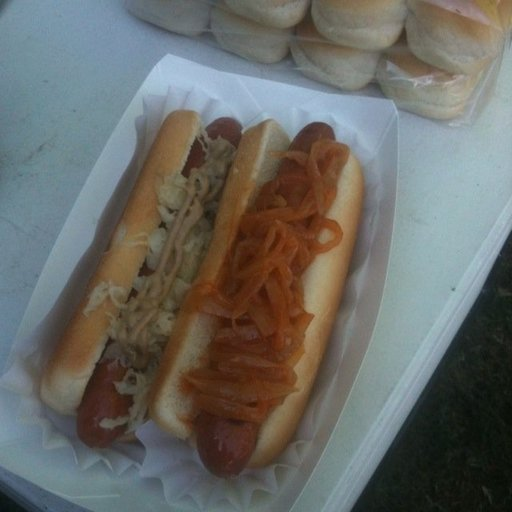
#> input picture data/seefood/train/hot_dog/1013916.jpg, 512 x 512 px, found by its file name; its folder holds only this picture in this run
$ python preproccess.py
#> lines starting #> are read from the running program, lines starting #| are printed output that depends on the picture
import pickle
import numpy as np
import matplotlib.pyplot as plt
import os
import cv2
import random

# Set the directory containing the image data
DATADIR = "/Users/bendrummond/Documents/GitHub/seefood/data/seefood/train"

# Define the image size
IMAGE_SIZE = 60

# Define the categories of images we want to look at
CATEGORIES = ["hot_dog", "not_hot_dog"]

training_data = []

def create_training_data():
    for category in CATEGORIES:
        # Get the full path of the category directory
        path = os.path.join(DATADIR, category)
        class_num = CATEGORIES.index(category)

        # Loop through each image file in the category directory
        for img in os.listdir(path):
            try:
                # Read the image file as a grayscale image array
                img_array = cv2.imread(os.path.join(path, img), cv2.IMREAD_GRAYSCALE)
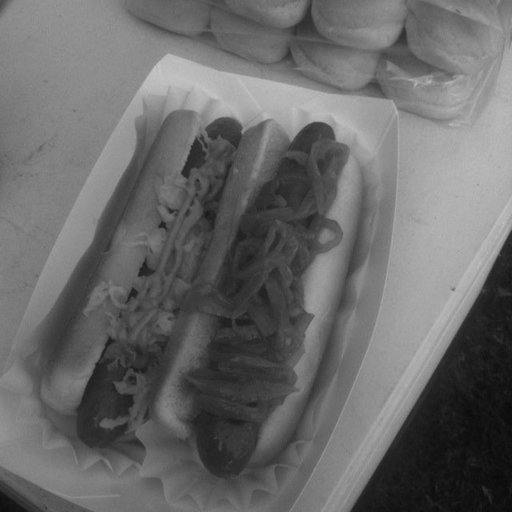
#> img_array: shape (512, 512); min 8, max 202, mean 105.3
                new_array = cv2.resize(img_array, (IMAGE_SIZE, IMAGE_SIZE))
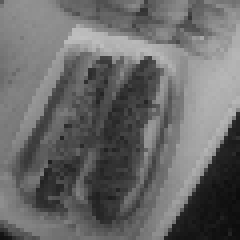
#> new_array: shape (60, 60) (shown 4 times larger); min 12, max 192, mean 105.2
                training_data.append([new_array, class_num])

            except Exception as e:
                pass
#> pass 2 of the loop in create_training_data, `for category in CATEGORIES:`:
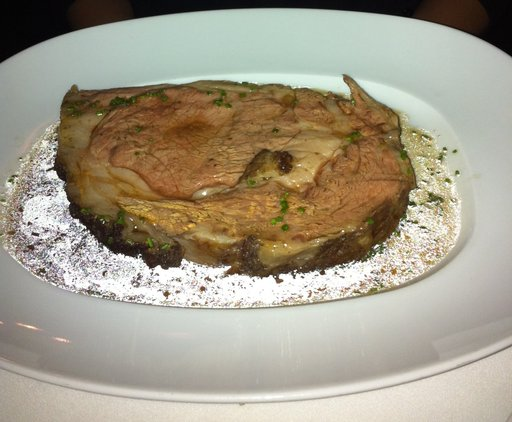
#> input picture data/seefood/train/not_hot_dog/102197.jpg, 512 x 422 px, found by its file name
#> in create_training_data, `img_array = cv2.imread(os.path.join(path, img), cv2.IMREAD_GRAYSCALE)`:
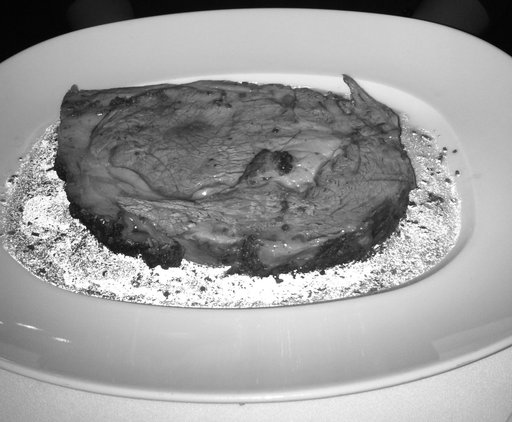
#> img_array: shape (422, 512); min 0, max 255, mean 155.5
#> in create_training_data, `new_array = cv2.resize(img_array, (IMAGE_SIZE, IMAGE_SIZE))`:
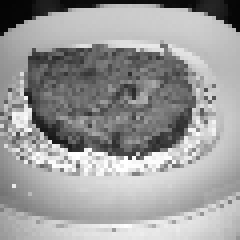
#> new_array: shape (60, 60) (shown 4 times larger); min 4, max 255, mean 155.3

# Create the training data
create_training_data()

# Shuffle the training data
random.shuffle(training_data)

# Separate the features and labels into two arrays
X = []
Y = []
for features, label in training_data:
    X.append(features)
    Y.append(label)
#> this loop made 2 passes
#> label on passes 1 to 2: 0, 1
#> after the loop, X = 2 items; Y = [0, 1]

# Reshape the features array to have four dimensions
X = np.array(X).reshape(-1, IMAGE_SIZE, IMAGE_SIZE, 1)

# Save the features and labels arrays to files using pickle
with open("X.pickle", "wb") as f:
    pickle.dump(X, f)

with open("Y.pickle", "wb") as f:
    pickle.dump(Y, f)
